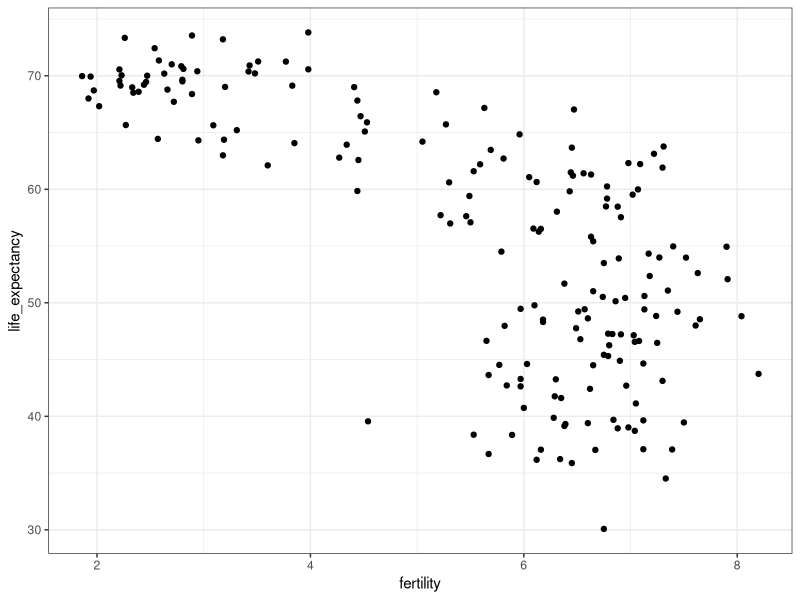
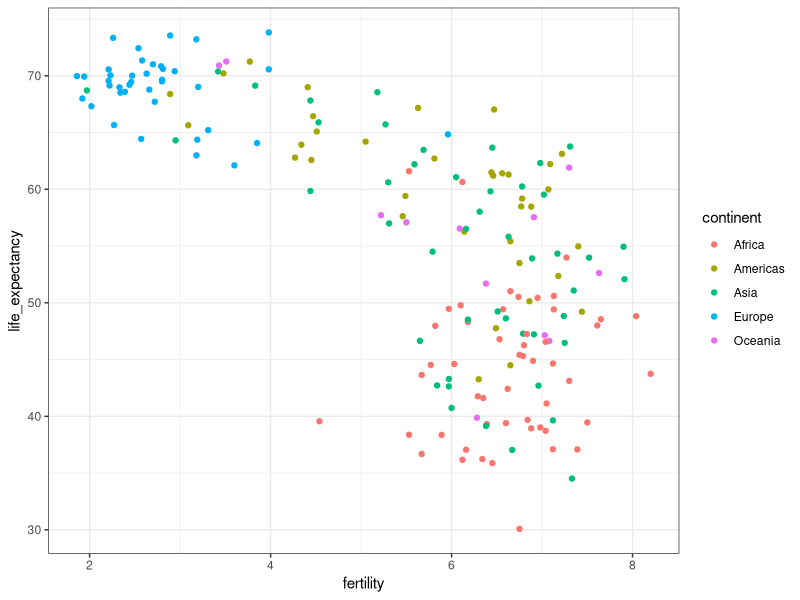
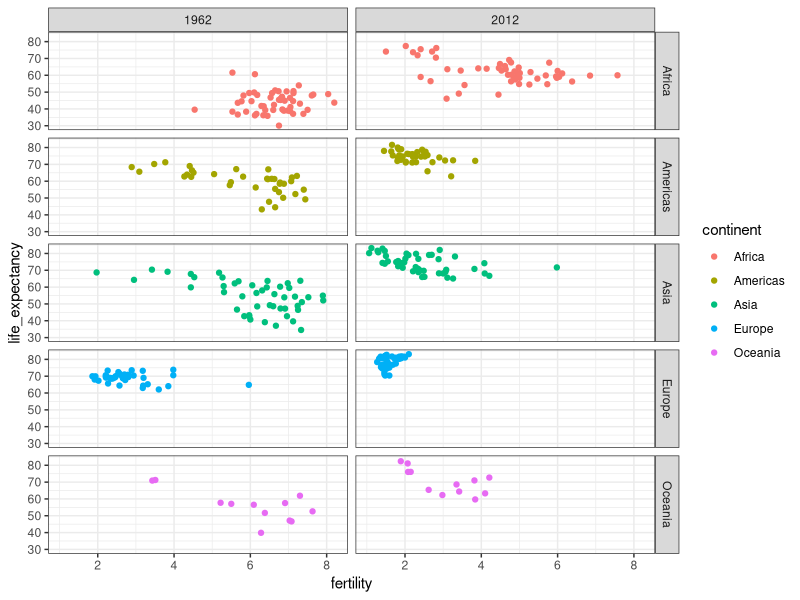
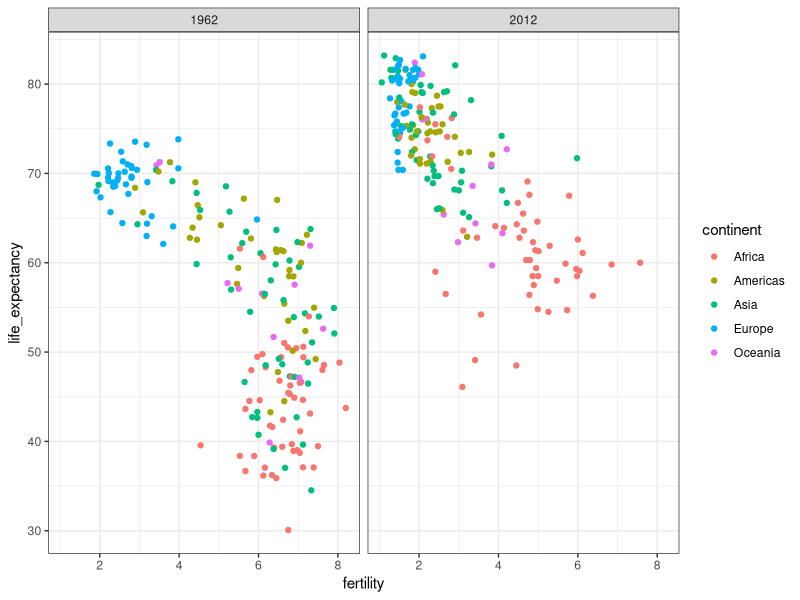
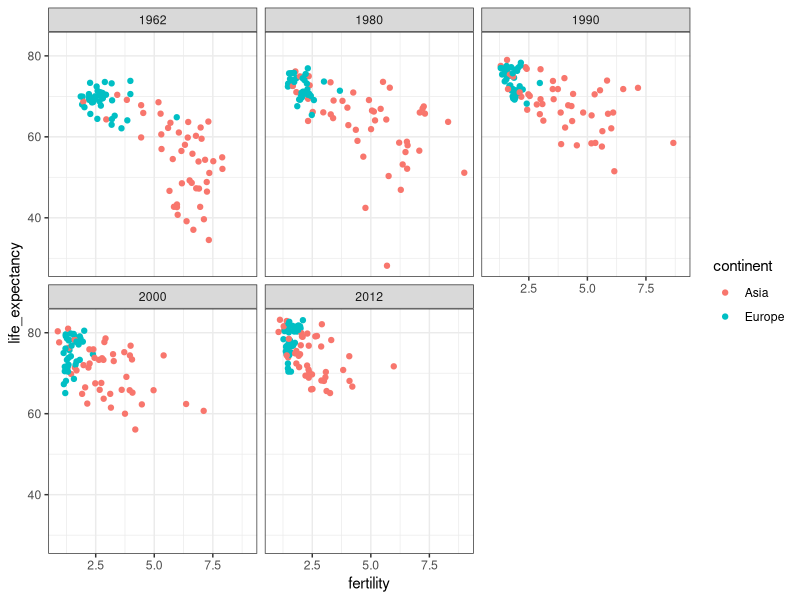
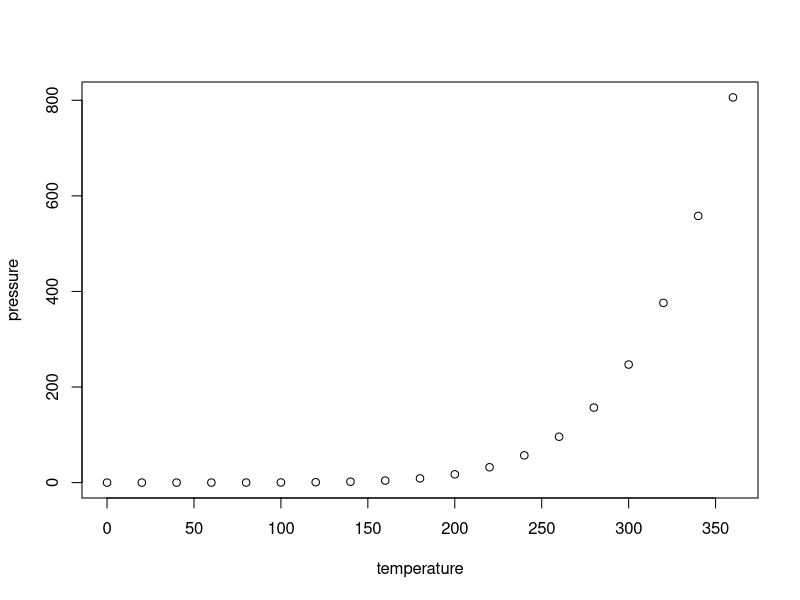

Here is the R script that generated these plots, in order:
## ---- chunk 1
knitr::opts_chunk$set(echo = TRUE)
## ---- chunk 2
# load and inspect gapminder data
library(tidyverse)

library(dslabs)
data(gapminder)
head(gapminder)
## ---- chunk 3
# compare infant mortality in Sri Lanka and Turkey
gapminder_filter <- gapminder %>%
    filter(year == 2015 & country %in% c("Sri Lanka", "Turkey")) %>%
    select(country, infant_mortality)
gapminder_filter
## ---- chunk 4
library(knitr)
kable(gapminder_filter, caption = "Tabel perbandingan")
## ---- chunk 5
# basic scatterplot of life expectancy versus fertility
ds_theme_set()    # set plot theme
filter(gapminder, year == 1962) %>%
    ggplot(aes(fertility, life_expectancy)) +
    geom_point()
    
# add color as continent
filter(gapminder, year == 1962) %>%
    ggplot(aes(fertility, life_expectancy, color = continent)) +
    geom_point()

## ---- chunk 6
filter(gapminder, year %in% c("1962","2012")) %>%
  ggplot(aes(fertility, life_expectancy, col = continent)) +
  geom_point() +
  facet_grid(continent ~ year)

## ---- chunk 7
# facet by year only
filter(gapminder, year %in% c(1962, 2012)) %>%
    ggplot(aes(fertility, life_expectancy, col = continent)) +
    geom_point() +
    facet_grid(. ~ year)
## ---- chunk 8
# facet by year, plots wrapped onto multiple rows
years <- c(1962, 1980, 1990, 2000, 2012)
continents <- c("Europe", "Asia")
gapminder %>%
    filter(year %in% years & continent %in% continents) %>%
    ggplot(aes(fertility, life_expectancy, col = continent)) +
    geom_point() +
    facet_wrap(~year)
## ---- chunk 9
summary(cars)
## ---- chunk 10
plot(pressure)
